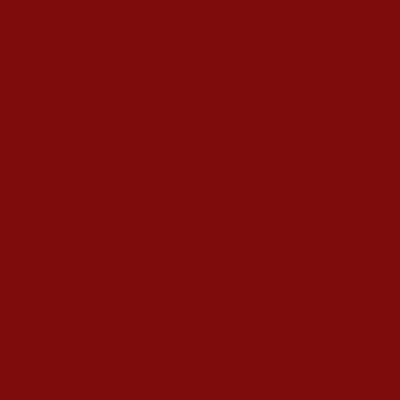
Frame 1 (no input)
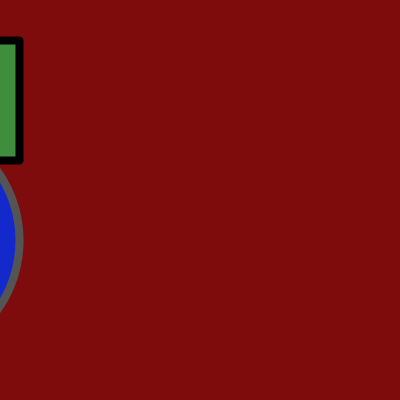
Frame 60 (the mouse pressed at the canvas centre just before this capture)
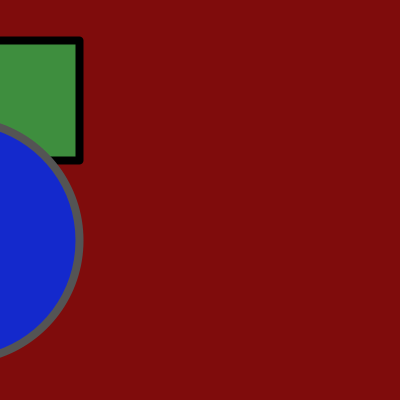
Frame 120 (the mouse held since frame 60 and released just before this capture)

The Processing sketch that drew these frames (run headless with seeded random() and noise(); from frame 60 on, the mouse is pressed at the canvas centre):

// Processing sketch: processing_intro_05
// ── processing_intro_05.pde
/*
 Introducción a Processing.org
 Ejemplo 05: Animación I: uso de los bloques
 setup() y draw() y el operador incremental.
 */

int factorEscala = 4;
float posicion = -100 * factorEscala;

void settings() {
  size (factorEscala * 100, factorEscala * 100);
}

void setup() {
  colorMode(HSB, 360, 100, 100, 100);
}

void draw() {
  background(0, 90, 50);
  strokeWeight(2 * factorEscala);
  strokeJoin(ROUND);
  // rectángulo
  stroke(0, 0, 0);
  fill(120, 56, 56);
  rect(posicion + (factorEscala * 10), factorEscala * 10, factorEscala * 80, factorEscala * 30);
  // círculo
  stroke(0, 0, 33);
  fill(233, 90, 80);
  ellipse(posicion + (factorEscala * 60), factorEscala * 60, factorEscala * 60, factorEscala * 60);
  // línea
  stroke(0, 0, 66);
  line(posicion + (factorEscala * 63), factorEscala * 20, posicion + (factorEscala * 20), factorEscala * 80);
  // punto
  stroke(0, 0, 99);
  point(posicion + (factorEscala * 65), factorEscala * 65);

  // variable y operador incremental
  posicion++;
}
